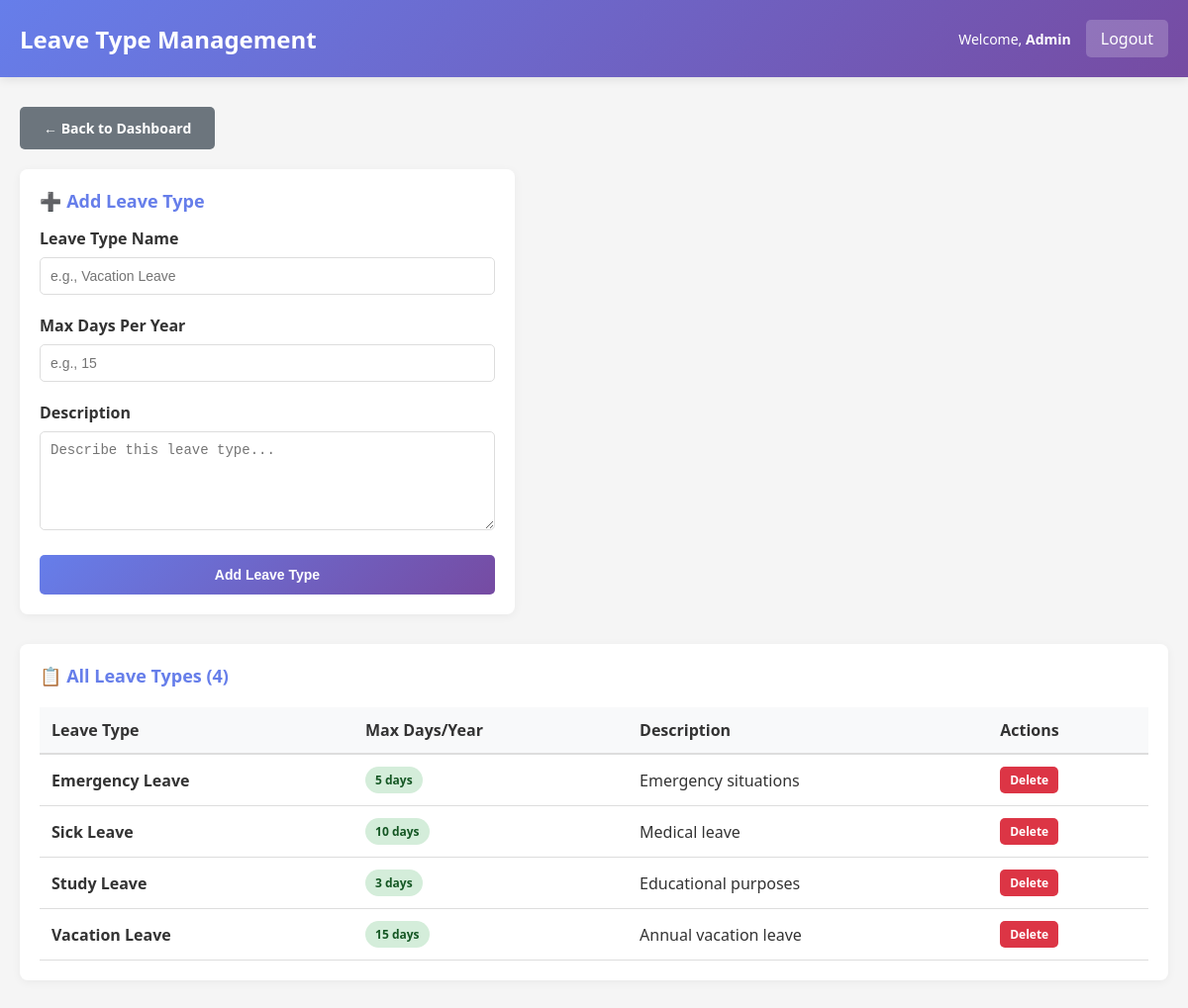
Screenshot of /admin/manage_leaves.php (signed in) with the database file from the repository.
### tables this page shows
CREATE TABLE employees (
  employee_id INT PRIMARY KEY AUTO_INCREMENT,
  employee_code VARCHAR(20) UNIQUE NOT NULL,
  first_name VARCHAR(50) NOT NULL,
  last_name VARCHAR(50) NOT NULL,
  email VARCHAR(100) UNIQUE NOT NULL,
  phone VARCHAR(20),
  position VARCHAR(100),
  salary DECIMAL(10, 2),
  date_hired DATE,
  status ENUM('active', 'inactive') DEFAULT 'active',
  created_at TIMESTAMP DEFAULT CURRENT_TIMESTAMP,
  updated_at TIMESTAMP DEFAULT CURRENT_TIMESTAMP ON UPDATE CURRENT_TIMESTAMP
);

CREATE TABLE leave_types (
  leave_type_id INT PRIMARY KEY AUTO_INCREMENT,
  leave_type_name VARCHAR(50) NOT NULL,
  max_days_per_year INT,
  description TEXT,
  created_at TIMESTAMP DEFAULT CURRENT_TIMESTAMP
);

### includes/functions.php (called while the page is built, shortened)
<?php
function get_employee_info($conn, $employee_id) {
    $result = $conn->query("SELECT * FROM employees WHERE employee_id = $employee_id");
    return $result->fetch_assoc();
}
?>

### admin/manage_leaves.php (the view, shortened to what this page needs)
<?php
require_once '../config/database.php';
require_once '../includes/functions.php';
$admin = get_employee_info($conn, $_SESSION['employee_id']);
$leave_types = $conn->query("SELECT * FROM leave_types ORDER BY leave_type_name")->fetch_all(MYSQLI_ASSOC);
?>
<!DOCTYPE html>
<html lang="en">
<head>
    <link rel="stylesheet" href="../assets/css/style.css">
</head>
<body>
    <div class="navbar">
        <h2>Leave Type Management</h2>
        <div class="navbar-user">
            <span>Welcome, <strong><?php echo htmlspecialchars($admin['first_name']); ?></strong></span>
            <a href="../logout.php">Logout</a>
        </div>
    </div>
    <div class="container">
        <a href="dashboard.php" class="btn btn-secondary" style="margin-bottom: 20px;">← Back to Dashboard</a>
        <div class="card" style="max-width: 500px; margin-bottom: 30px;">
            <h3>➕ Add Leave Type</h3>
            <form method="POST">
                <div class="form-group">
                    <label for="leave_type_name">Leave Type Name</label>
                    <input type="text" name="leave_type_name" id="leave_type_name" placeholder="e.g., Vacation Leave" required>
                </div>
                <div class="form-group">
                    <label for="max_days">Max Days Per Year</label>
                    <input type="number" name="max_days" id="max_days" min="1" placeholder="e.g., 15" required>
                </div>
                <div class="form-group">
                    <label for="description">Description</label>
                    <textarea name="description" id="description" placeholder="Describe this leave type..."></textarea>
                </div>
                <button type="submit" name="add_leave" class="btn btn-primary" style="width: 100%;">Add Leave Type</button>
            </form>
        </div>
        <div class="table-container">
            <h3>📋 All Leave Types (<?php echo count($leave_types); ?>)</h3>
            <table>
                <thead>
                    <tr>
                        <th>Leave Type</th>
                        <th>Max Days/Year</th>
                        <th>Description</th>
                        <th>Actions</th>
                    </tr>
                </thead>
                <tbody>
                    <?php foreach ($leave_types as $leave): ?>
                    <tr>
                        <td><strong><?php echo htmlspecialchars($leave['leave_type_name']); ?></strong></td>
                        <td><span class="badge badge-success"><?php echo $leave['max_days_per_year']; ?> days</span></td>
                        <td><?php echo htmlspecialchars($leave['description']); ?></td>
                        <td>
                            <a href="manage_leaves.php?delete_id=<?php echo $leave['leave_type_id']; ?>" class="btn btn-danger" style="padding: 5px 10px; font-size: 12px;" onclick="return confirm('Delete this leave type?');">Delete</a>
                        </td>
                    </tr>
                    <?php endforeach; ?>
                </tbody>
            </table>
        </div>
    </div>
</body>
</html>

### assets/css/style.css (style rules this page uses)
* { margin: 0; padding: 0; box-sizing: border-box; }
body { font-family: 'Segoe UI', Tahoma, Geneva, Verdana, sans-serif; background-color: #f5f5f5; color: #333; }
.navbar { background: linear-gradient(135deg, #667eea 0%, #764ba2 100%); color: white; padding: 20px; display: flex; justify-content: space-between; align-items: center; box-shadow: 0 2px 10px rgba(0, 0, 0, 0.1); }
.navbar h2 { font-size: 24px; font-weight: 600; }
.navbar-user { display: flex; gap: 15px; align-items: center; }
.navbar-user span { font-size: 14px; }
.navbar-user a { background: rgba(255, 255, 255, 0.2); color: white; padding: 8px 15px; text-decoration: none; border-radius: 5px; transition: background 0.3s; }
.container { max-width: 1200px; margin: 30px auto; padding: 0 20px; }
.card { background: white; border-radius: 8px; padding: 20px; margin-bottom: 20px; box-shadow: 0 2px 10px rgba(0, 0, 0, 0.05); }
.card h3 { color: #667eea; margin-bottom: 15px; font-size: 18px; }
.btn { display: inline-block; padding: 12px 24px; border: none; border-radius: 5px; cursor: pointer; font-size: 14px; font-weight: 600; text-decoration: none; transition: all 0.3s; }
.btn-primary { background: linear-gradient(135deg, #667eea 0%, #764ba2 100%); color: white; }
.btn-danger { background: #dc3545; color: white; }
.btn-secondary { background: #6c757d; color: white; }
.table-container { background: white; border-radius: 8px; padding: 20px; margin-bottom: 20px; box-shadow: 0 2px 10px rgba(0, 0, 0, 0.05); }
.table-container h3 { color: #667eea; margin-bottom: 20px; font-size: 18px; }
table { width: 100%; border-collapse: collapse; }
table thead { background-color: #f8f9fa; border-bottom: 2px solid #ddd; }
table th { padding: 12px; text-align: left; font-weight: 600; color: #333; }
table td { padding: 12px; border-bottom: 1px solid #ddd; }
.badge { display: inline-block; padding: 5px 10px; border-radius: 20px; font-size: 12px; font-weight: 600; }
.badge-success { background-color: #d4edda; color: #155724; }
.form-group { margin-bottom: 20px; }
label { display: block; margin-bottom: 8px; font-weight: 600; color: #333; }
input[type="text"], input[type="email"], input[type="password"], input[type="number"], input[type="date"], select, textarea { width: 100%; padding: 10px; border: 1px solid #ddd; border-radius: 5px; font-size: 14px; transition: border-color 0.3s; }
textarea { resize: vertical; min-height: 100px; }

### rows the page displays
employees: first_name "Admin"
leave_types: leave_type_name "Emergency Leave", max_days_per_year "5", description "Emergency situations"
leave_types: leave_type_name "Sick Leave", max_days_per_year "10", description "Medical leave"
leave_types: leave_type_name "Study Leave", max_days_per_year "3", description "Educational purposes"
leave_types: leave_type_name "Vacation Leave", max_days_per_year "15", description "Annual vacation leave"

### other values shown
count($leave_types) "4"
